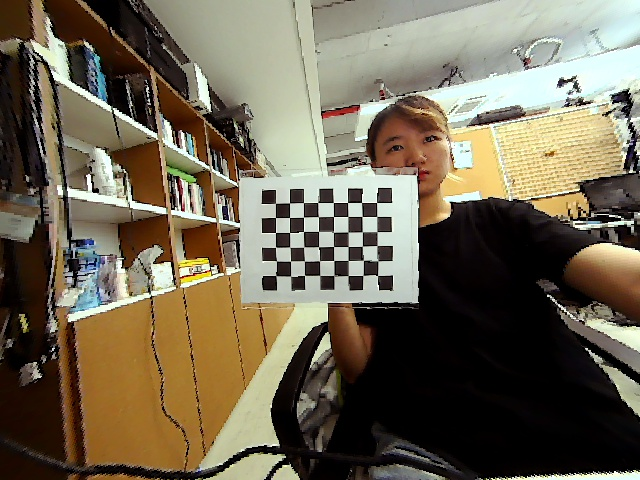
#> input picture calibration/40cm_checkerboard/perspective.jpg, 640 x 480 px
$ python align_images.py   (older library calls are emulated)
#> lines starting #> are read from the running program, lines starting #| are printed output that depends on the picture; long printed decimals are rounded
from __future__ import print_function
import cv2
import numpy as np
import argparse
from math import sqrt

###################################
##  Align WFoV and NFoV Images   ##
##    (Get homography matrix)    ##
###################################

## [load]
nfov_img_file = "./40cm_checkerboard/d415_RGB.jpg"
wfov_img_file = "./40cm_checkerboard/perspective.jpg"
img1 = cv2.imread(wfov_img_file) # source
#> img1 is the input picture: shape (480, 640, 3); mean B, G, R 83.5, 102.7, 111.8
img2 = cv2.imread(nfov_img_file) # destination
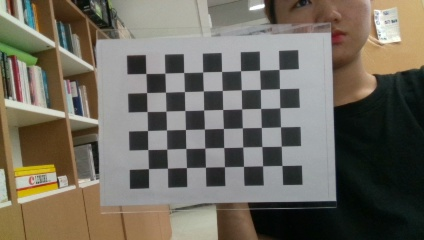
#> input picture calibration/40cm_checkerboard/d415_RGB.jpg, 424 x 240 px
#> img2 is the input picture: shape (240, 424, 3); mean B, G, R 95.7, 106.9, 111.9
if img1 is None or img2 is None:
    print('Could not open or find the images!')
    exit(0)
## [load]

## [AKAZE]
akaze = cv2.AKAZE_create()
kpts1, desc1 = akaze.detectAndCompute(img1, None)
#> kpts1 = 1673 keypoints; strongest (x, y, size): (385, 195, 11.4), (268, 196, 11.4), (386, 283, 11.4), (355, 194, 11.4)
kpts2, desc2 = akaze.detectAndCompute(img2, None)
#> kpts2 = 571 keypoints; strongest (x, y, size): (137, 102, 11.4), (138, 140, 11.4), (291, 136, 11.4), (290, 98, 11.4)
## [AKAZE]

## [2-nn matching]
matcher = cv2.DescriptorMatcher_create(cv2.DescriptorMatcher_BRUTEFORCE_HAMMING)
nn_matches = matcher.knnMatch(desc1, desc2, 2)
#> nn_matches = 1673 matches
## [2-nn matching]

## [ratio test filtering]
matched1 = []
matched2 = []
nn_match_ratio = 0.8 # Nearest neighbor matching ratio
for m, n in nn_matches:
    if m.distance < nn_match_ratio * n.distance:
        matched1.append(kpts1[m.queryIdx])
        matched2.append(kpts2[m.trainIdx])
#> after the loop, matched1 = 166 keypoints; strongest (x, y, size): (296, 210, 8.1), (268, 225, 8.1), (283, 254, 8.1), (355, 253, 8.1); matched2 = 166 keypoints; strongest (x, y, size): (137, 102, 11.4), (252, 137, 11.4), (157, 140, 11.4), (78, 111, 5.7)
## [ratio test filtering]

## [calculate homography matrix]
src_pts = np.float32([ m.pt for m in matched1 ]).reshape(-1,1,2)
#> src_pts = 166 rows, first 8: [156.5, 69.6], [566.4, 76.38], [191.9, 97.2], [107.8, 107.7], [138, 125], [490.9, 126], [204.2, 158.2], [206, 161.7]
dst_pts = np.float32([ m.pt for m in matched2 ]).reshape(-1,1,2)
#> dst_pts = 166 rows, first 8: [335.3, 43.45], [130.7, 59.22], [381.2, 39.99], [35.52, 31.79], [35.52, 31.79], [327.6, 34.93], [50.7, 36.1], [50.7, 36.1]
homography, mask = cv2.findHomography(src_pts, dst_pts, cv2.RANSAC)
#> homography = [[1.42, 0.0275, -242.3], [0.0117, 1.38, -207.2], [0.000129, 7.07e-05, 1]]; mask = 166 values, max 1 at index 10, min 0 at index 0, mean 0.271
print("Please change \'parameters/homography_per2depth.xml\' using these values:")
print(homography)
#| [[ 1.41669811e+00  2.74943281e-02 -2.42323643e+02]
#|  [ 1.17493583e-02  1.38250727e+00 -2.07167533e+02]
#|  [ 1.28799578e-04  7.06979006e-05  1.00000000e+00]]
print("******************************")
# print(dst_pts[:,:,0].astype(np.int)) # x position
## [calculate homography matrix]

#################################
##        Check mapping        ##
##  (Check homography matrix)  ##
#################################

# ## [load]
fs = cv2.FileStorage("./parameters/homography_per2depth.xml", cv2.FILE_STORAGE_READ)
homography = fs.getFirstTopLevelNode().mat()
# ## [load]

## [save image]
img_transed = cv2.warpPerspective(img1, homography, (img2.shape[1],img2.shape[0]))
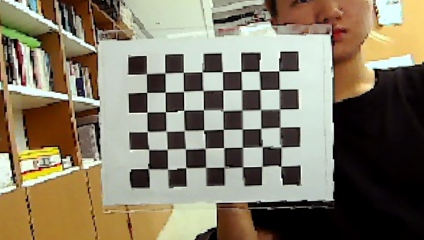
#> img_transed: shape (240, 424, 3); mean B, G, R 102.3, 122.5, 131.5
cv2.imwrite('./output/WFoV2NFoV_result.jpg',img_transed)
print("A transformed image is saved in \"output\" folder")
cv2.imshow('result', img_transed)
# cv2.waitKey()
## [save image]

## [homography check]
inliers1 = []
inliers2 = []
good_matches = []
inlier_threshold = 2.5 # Distance threshold to identify inliers with homography check
for i, m in enumerate(matched1):
    col = np.ones((3,1), dtype=np.float64)
    col[0:2,0] = m.pt

    col = np.dot(homography, col)
    col /= col[2,0]
    dist = sqrt(pow(col[0,0] - matched2[i].pt[0], 2) +\
                pow(col[1,0] - matched2[i].pt[1], 2))

    if dist < inlier_threshold:
        good_matches.append(cv2.DMatch(len(inliers1), len(inliers2), 0))
        inliers1.append(matched1[i])
        inliers2.append(matched2[i])
#> this loop made 166 passes
#> (m, col, dist) on passes 1 to 3: (keypoint at (156.5, 69.6), size 4.8, [-15.03, -103.1, 1], 379.7), (keypoint at (566.4, 76.4), size 4.8, [522.2, -96, 1], 421.1), (keypoint at (191.9, 97.2), size 4.8, [33.31, -66.24, 1], 363.7)
#> after the loop, good_matches = 41 matches; inliers1 = 41 keypoints; strongest (x, y, size): (268, 225, 8.1), (283, 254, 8.1), (355, 253, 8.1), (265, 199, 5.7); inliers2 = 41 keypoints; strongest (x, y, size): (137, 102, 11.4), (252, 137, 11.4), (157, 140, 11.4), (132, 68, 8.1)
## [homography check]

## [draw final matches]
res = np.empty((max(img1.shape[0], img2.shape[0]), img1.shape[1]+img2.shape[1], 3), dtype=np.uint8)
cv2.drawMatches(img1, inliers1, img2, inliers2, good_matches, res)
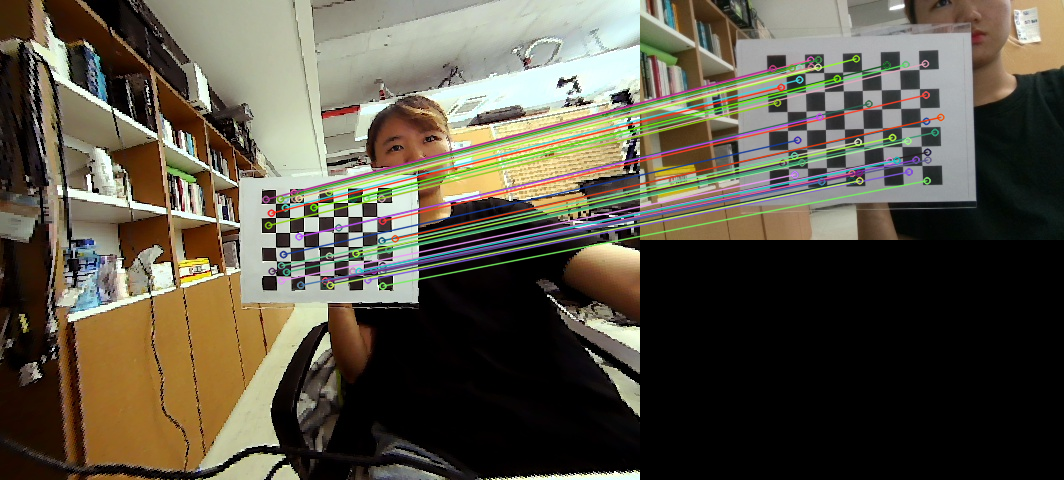
#> res: shape (480, 1064, 3); mean B, G, R 70, 84.3, 89.7

inlier_ratio = len(inliers1) / float(len(matched1))
#> inlier_ratio = 0.247
print('A-KAZE Matching Results')
print('*******************************')
print('# Keypoints 1:                        \t', len(kpts1))
#| # Keypoints 1:                        	 1673
print('# Keypoints 2:                        \t', len(kpts2))
#| # Keypoints 2:                        	 571
print('# Matches:                            \t', len(matched1))
#| # Matches:                            	 166
print('# Inliers:                            \t', len(inliers1))
#| # Inliers:                            	 41
print('# Inliers Ratio:                      \t', inlier_ratio)
#| # Inliers Ratio:                      	 0.247

cv2.imshow('result', res)
cv2.imwrite('./output/camera_align_result.jpg',res)
cv2.waitKey()
## [draw final matches]
